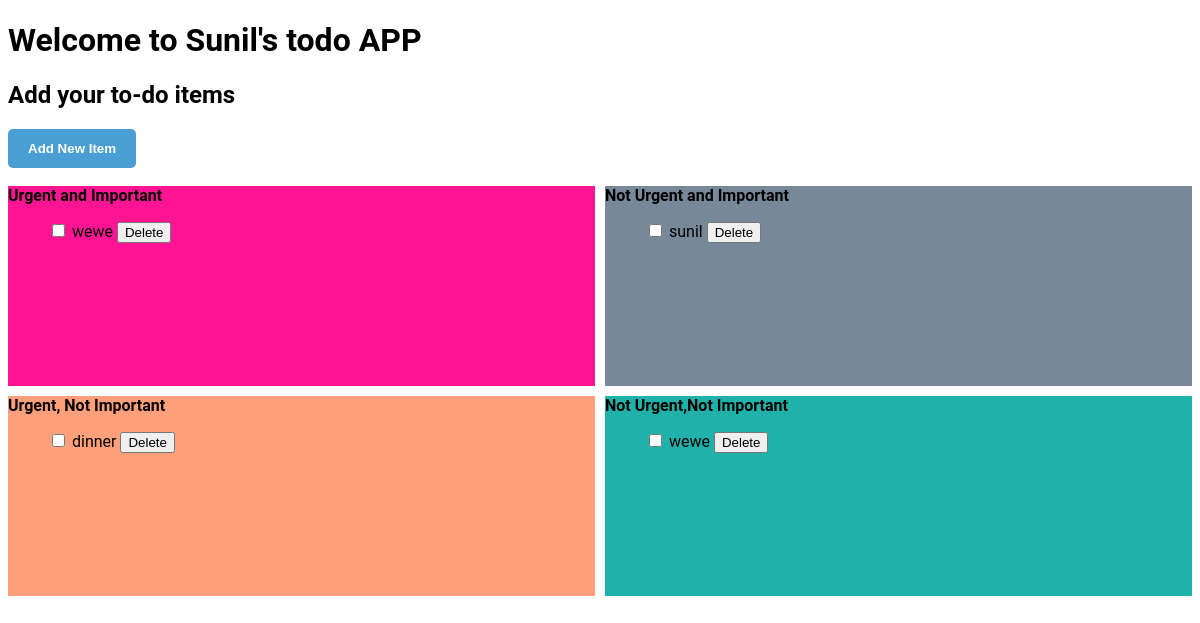
Page /todo/ on the earlier database version.
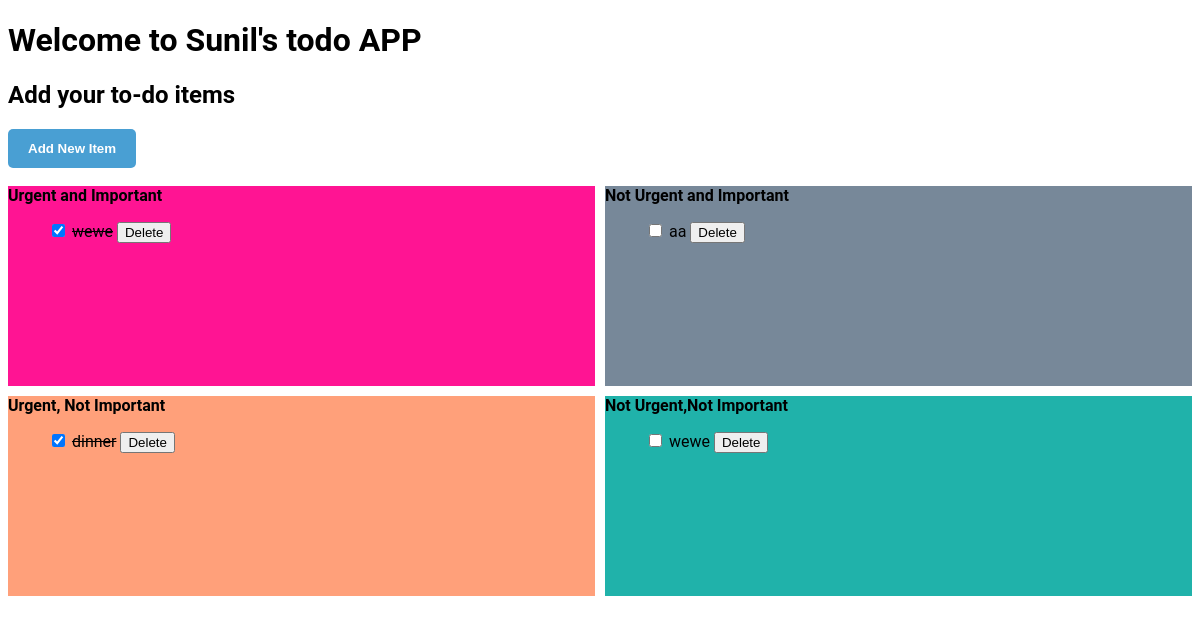
Same page on the later database version.
### todo/models.py (models this page shows)
class TodoItem(models.Model):
    content=models.TextField()
    Urgent = models.BooleanField(null=True)
    Important = models.BooleanField(null=True)
    Datelogged= models.DateTimeField(null=True)
    Targetdate = models.DateTimeField(null=True)
    Flag=models.BooleanField(null=False)

### todo/views.py (the view)
# urls.py: path('todo/',todoView),
def todoView(request):
    all_todo_items=TodoItem.objects.all()
    return render(request,'todo.html',{"all_items":all_todo_items})

### templates/todo.html (shortened to what this page needs)
<!DOCTYPE html>
<html lang="en">
<head>
</head>
<body>
<h1>Welcome to Sunil's todo APP</h1>
<h2>Add your to-do items</h2>
    <div class="open-btn">
      <button class="open-button" onclick="openForm()"><strong>Add New Item</strong></button>
    </div>
    <br>
    <br>
    <br>
           <div class="wrapper">
               <div class="one"><b>Urgent and Important</b>
               <ul style="list-style-type:none">
                {% for items in all_items %}
                   {% if items.Urgent and items.Important %}
                    <li>
                   <form action="/strikeTodo/{{items.id}}/" method="post" style="display:inline;">{% csrf_token %}
                       {% if items.Flag %}
                       <input type="checkbox" class="mycheckbox" onChange="this.form.submit()" checked>
                       <label><del>{{items.content}}</del></label>
                       {% else %}
                       <input type="checkbox" class="mycheckbox" onChange="this.form.submit()">
                       <label>{{items.content}}</label>
                       {% endif %}
                   </form>
                        <form action="/deleteTodo/{{items.id}}/" method="post" style="display:inline;">{% csrf_token %}
                        <input type="submit" value="Delete" >
                        </form>
                     </li>
                   {% endif %}
                {% endfor %}
                </ul>
               </div>
               <div class="two"><b>Not Urgent and Important</b>
               <ul style="list-style-type:none">
                {% for items in all_items %}
                   {% if not items.Urgent and items.Important %}
                   <li>
                       <form action="/strikeTodo/{{items.id}}/" method="post" style="display:inline;">{% csrf_token %}
                           {% if items.Flag %}
                           <input type="checkbox" class="mycheckbox" onChange="this.form.submit()" checked>
                           <label><del>{{items.content}}</del></label>
                           {% else %}
                           <input type="checkbox" class="mycheckbox" onChange="this.form.submit()">
                           <label>{{items.content}}</label>
                           {% endif %}
                       </form>
                       <form action="/deleteTodo/{{items.id}}/" method="post" style="display:inline;">{% csrf_token %}
                           <input type="submit" value="Delete" >
                       </form>
                   </li>
                   {% endif %}
                {% endfor %}
                </ul>
               </div>
               <div class ="three"><b>Urgent, Not Important</b>
               <ul style="list-style-type:none">
                {% for items in all_items %}
                   {% if items.Urgent and not items.Important %}
                   <li>
                       <form action="/strikeTodo/{{items.id}}/" method="post" style="display:inline;">{% csrf_token %}
                           {% if items.Flag %}
                           <input type="checkbox" class="mycheckbox" onChange="this.form.submit()" checked>
                           <label><del>{{items.content}}</del></label>
                           {% else %}
                           <input type="checkbox" class="mycheckbox" onChange="this.form.submit()">
                           <label>{{items.content}}</label>
                           {% endif %}
                       </form>
                       <form action="/deleteTodo/{{items.id}}/" method="post" style="display:inline;">{% csrf_token %}
                           <input type="submit" value="Delete" >
                       </form>
                   </li>
                   {% endif %}
                {% endfor %}
                </ul>
               </div>
               <div class="four"><b>Not Urgent,Not Important</b>
               <ul style="list-style-type:none">
                {% for items in all_items %}
                   {% if not items.Urgent and not items.Important %}
                   <li>
                       <form action="/strikeTodo/{{items.id}}/" method="post" style="display:inline;">{% csrf_token %}
                           {% if items.Flag %}
                           <input type="checkbox" class="mycheckbox" onChange="this.form.submit()" checked>
                           <label><del>{{items.content}}</del></label>
                           {% else %}
                           <input type="checkbox" class="mycheckbox" onChange="this.form.submit()">
                           <label>{{items.content}}</label>
                           {% endif %}
                       </form>
                       <form action="/deleteTodo/{{items.id}}/" method="post" style="display:inline;">{% csrf_token %}
                           <input type="submit" value="Delete" >
                       </form>
                   </li>
                   {% endif %}
                {% endfor %}
                </ul>
               </div>
           </div>
</body>
</html>

### templates/todo.html (style rules this page uses)
* { box-sizing: border-box; }
body { font-family: Roboto, Helvetica, sans-serif; }
.open-btn { display: flex; justify-content: left; }
.open-button { background-color: #1c87c9; color: white; padding: 12px 20px; border: none; border-radius: 5px; cursor: pointer; opacity: 0.8; position: fixed; }
.wrapper { display: grid; grid-template-columns: repeat(2, 1fr); grid-gap: 10px; grid-auto-rows: minmax(200px, auto); }
.one { grid-column: 1 ; grid-row: 1; background-color:DeepPink }
.two { grid-column: 2; grid-row: 1 ; background-color:LightSlateGray }
.three { grid-column: 1; grid-row: 2 ; background-color:LightSalmon }
.four { grid-column: 2; grid-row: 2; background-color:LightSeaGreen }

Differences in the rows shown:
removed TodoItem: content "sunil"
changed TodoItem (number 1 of 4 on the later page): Flag False → True (drawn); value "☐" → "☑"
added TodoItem: content "aa"
changed TodoItem "dinner": Flag False → True (drawn); value "☐" → "☑"
